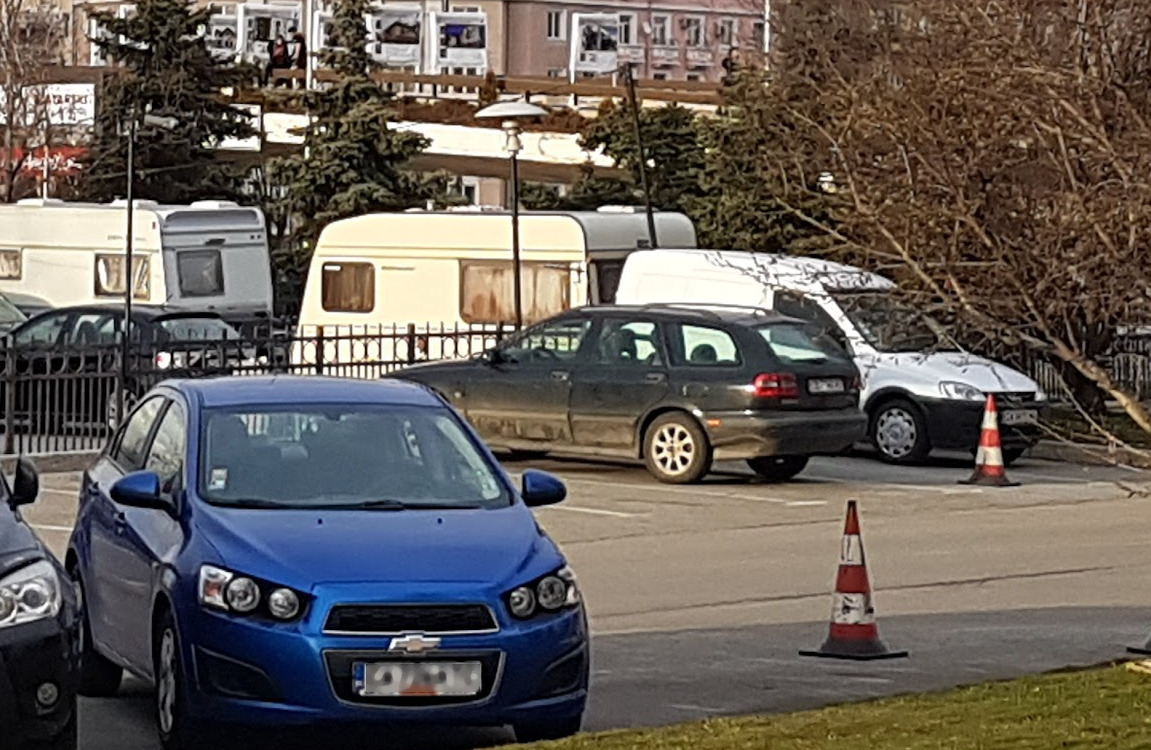
#> input picture images/parked.jpg, 1151 x 750 px
$ python hough.py ../images/parked.jpg
#> lines starting #> are read from the running program, lines starting #| are printed output that depends on the picture; after the words box and inside, x2 and y2 are one past the last pixel; in counts of white or black regions, pixels touching at a corner belong together
#!/bin/env python
import sys,math
from PIL import Image, ImageFilter

acc_size=150
scale=20.0

edge_threshold=100
acc_threshold=30


acc={}
cs=[]

def drawline(mc,im):
    for x in range(im.size[0]):
        y=mc[0]*x+mc[1]*scale
        if y>0 and y<im.size[1]:
            im.putpixel((x,y),255)

def add_to_acc(x,y):
    for m in range(-acc_size,acc_size):
        c=((-x)*m+y)/scale
        #cs.append(c)
        #print m,c
        if not math.fabs(c)>acc_size:

            if acc.has_key((m,c)):
                acc[(m,c)]+=1
            else:
                acc[(m,c)]=1

def threshold(val,thresh):
    if val<thresh:
        return 0
    else:
        return 255

if len(sys.argv)!=2:
    print("Usage: "+sys.argv[0]+" image")
    sys.exit()

image_file=sys.argv[1]

image=Image.open(image_file).convert("L")
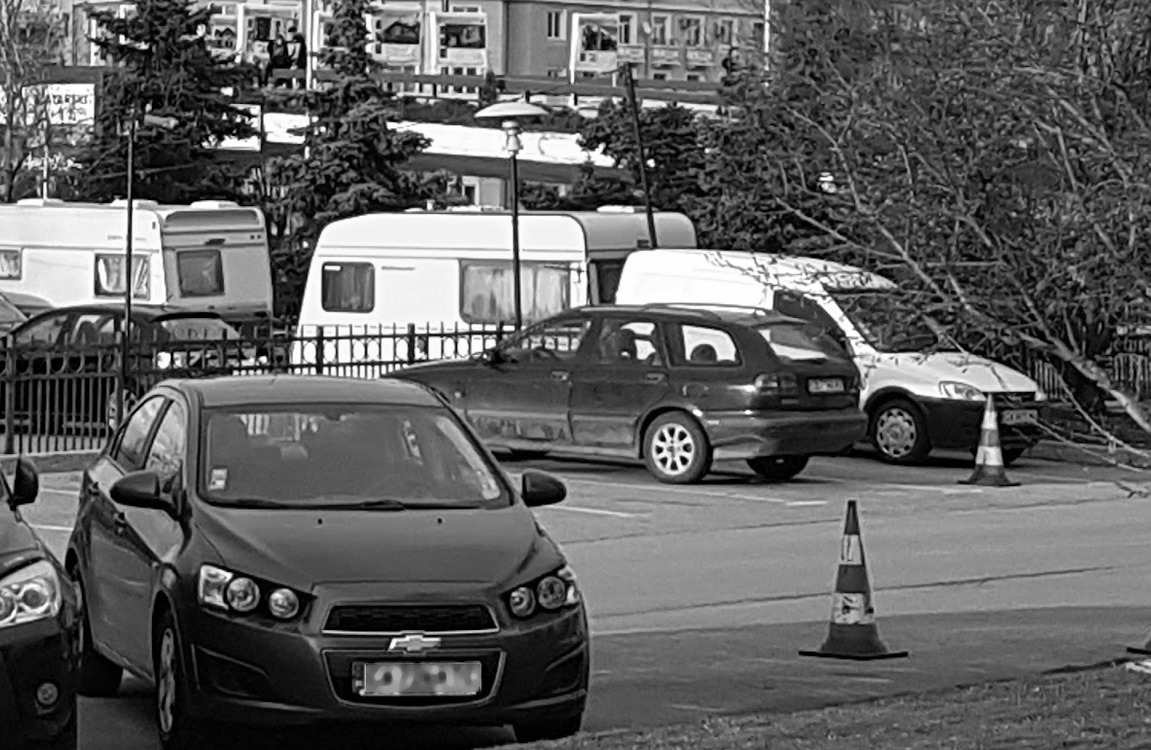
#> image: PIL image 1151x750 L; min 0, max 255, mean 95.8

image.show()

image=image.filter(ImageFilter.BLUR)
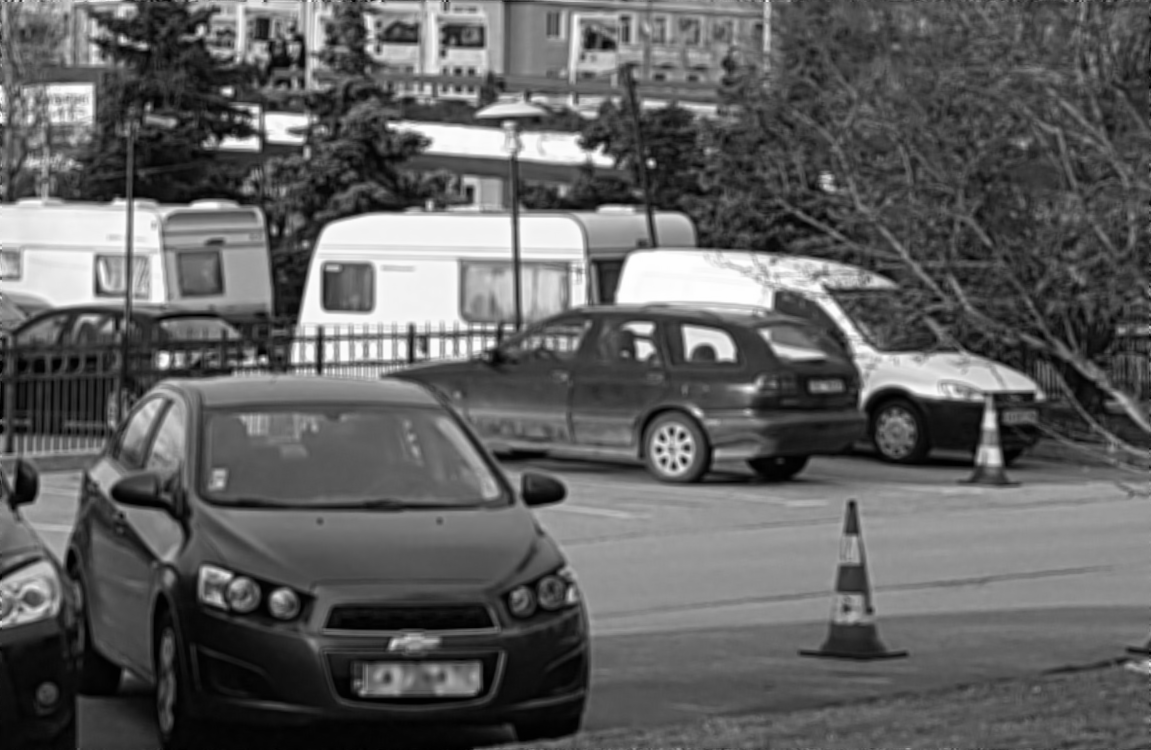
#> image: PIL image 1151x750 L; min 0, max 255, mean 95.9


im2=image.point(lambda v: threshold(v,edge_threshold))
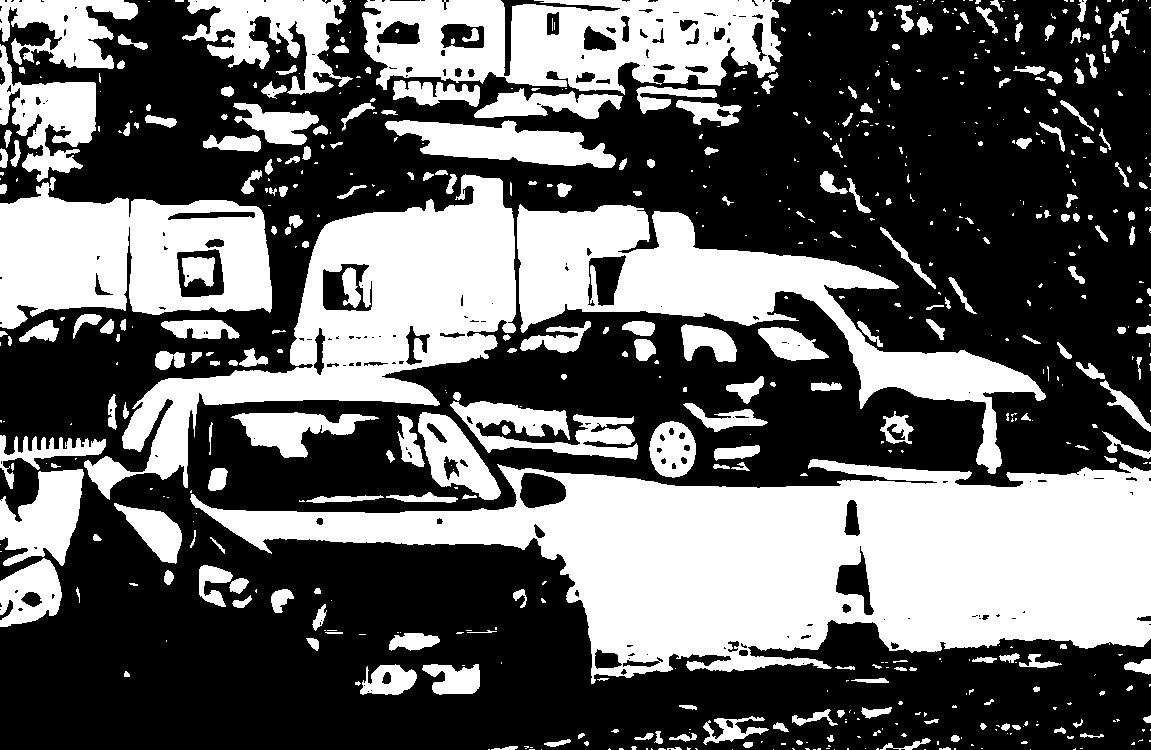
#> im2: PIL image 1151x750 L; 39.1% white; 647 white regions (374 under 20 px), largest, box (x1, y1, x2, y2) and area: (190, 459, 1151, 684) 110541, (84, 174, 516, 500) 42630, (517, 204, 1046, 474) 34798
im2.show()
im2=im2.filter(ImageFilter.FIND_EDGES)
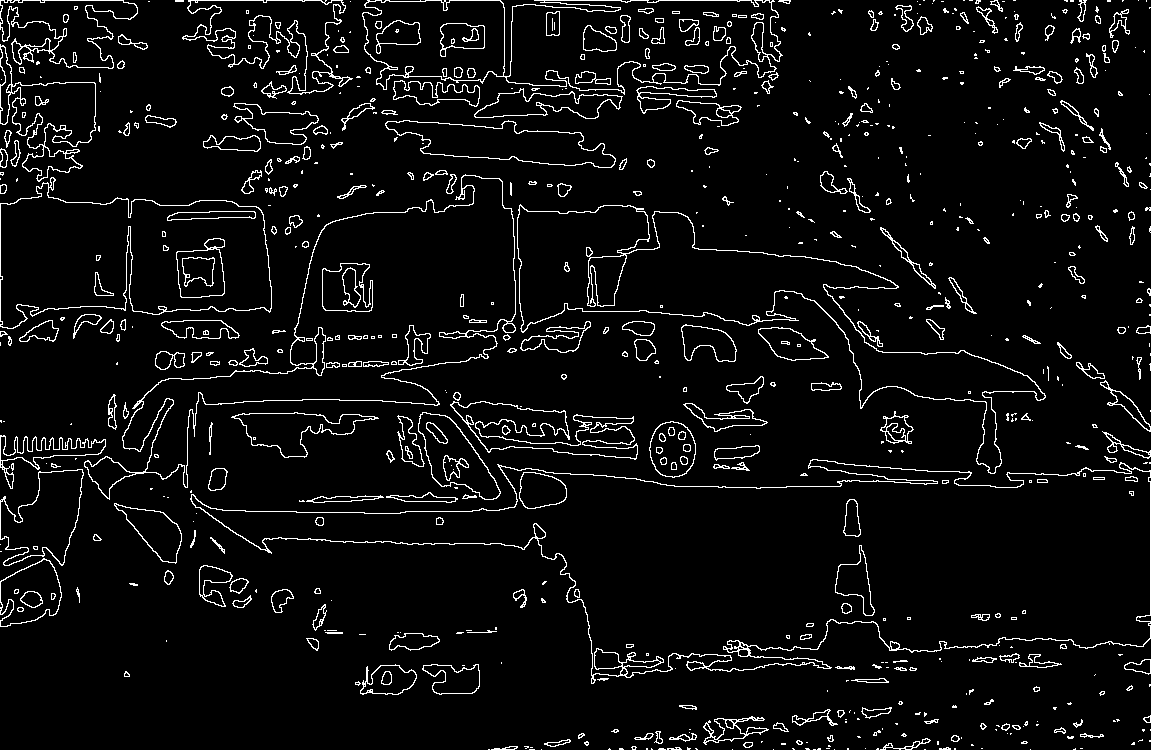
#> im2: PIL image 1151x750 L; 5.3% white in thin lines or dots
im2.show()


data=im2.getdata()
pos=0
for y in range(im2.size[1]):
    #print y,"/",im2.size[1]
    for x in range(im2.size[0]):
        if data[pos]>128:
#> (the run stopped early here; a loop or call above may not have finished)
